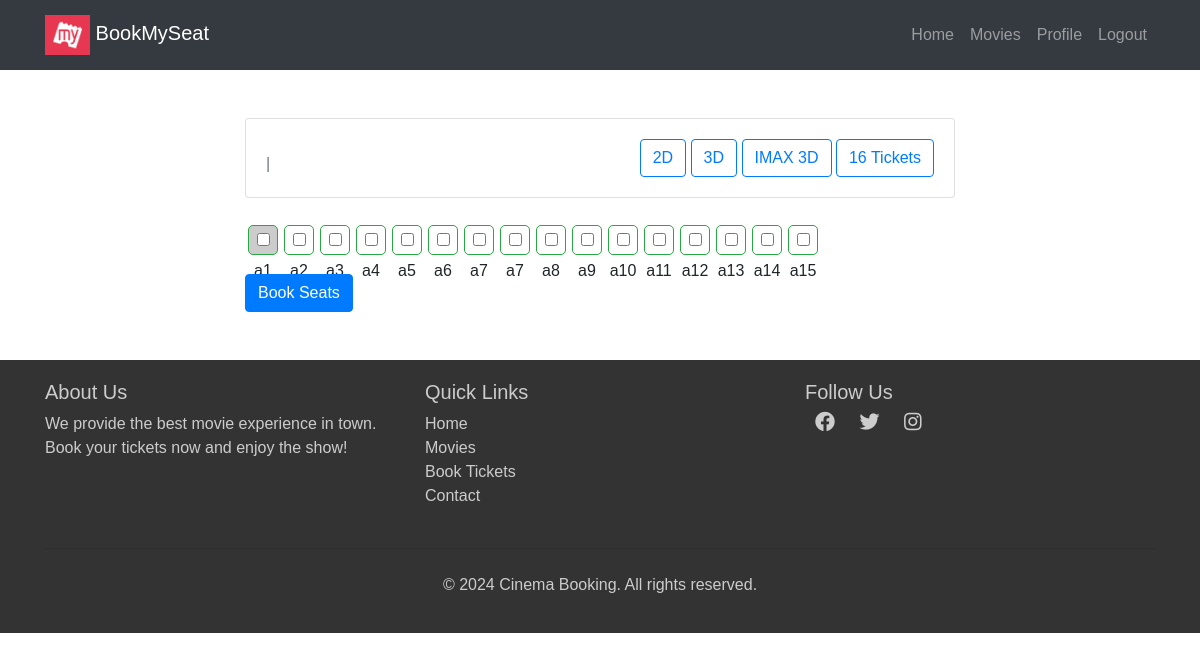
The page /movies/theater/5/seats/book/ (signed in) on the database its author committed.
### movies/models.py (models this page shows, shortened)
class Seat(models.Model):
    theater = models.ForeignKey(Theater,on_delete=models.CASCADE,related_name='seats')
    seat_number = models.CharField(max_length=10)
    is_booked=models.BooleanField(default=False)

### movies/views.py (the view, shortened to what this page needs)
# urls.py: path('theater/<int:theater_id>/seats/book/',views.book_seats,name='book_seats'),
@login_required(login_url='/login/')
def book_seats(request, theater_id):
    theaters = get_object_or_404(Theater, id=theater_id)
    seats = Seat.objects.filter(theater=theaters)
    return render(request, 'movies/seat_selection.html', {
        'theater': theaters, "seats": seats
    })

### templates/movies/seat_selection.html (shortened to what this page needs)
{% extends "users/basic.html" %} {% block content %}
<div class="container mt-5">
  <div class="row">
    <div class="col-lg-8 mx-auto">
      <div class="card mb-4">
        <div class="card-body">
          <div
            class="d-flex justify-content-between align-items-center flex-wrap"
          >
            <div>
              <p class="card-text text-muted">
                {{ theaters.name }} | {{ theaters.time }}
              </p>
            </div>
            <div class="mt-2 mt-sm-0">
              <button class="btn btn-outline-primary me-2 mb-2 mb-sm-0">
                2D
              </button>
              <button class="btn btn-outline-primary me-2 mb-2 mb-sm-0">
                3D
              </button>
              <button class="btn btn-outline-primary mb-2 mb-sm-0">
                IMAX 3D
              </button>
              <button class="btn btn-outline-primary mb-2 mb-sm-0">
                {{seats|length}} Tickets
              </button>
            </div>
          </div>
        </div>
      </div>
      <form method="post" action="{% url 'book_seats' theater_id=theater.id %}">
        <div class="d-flex flex-wrap">
          {% for seat in seats %}
          <div class="seat {% if seat.is_booked %}sold{% endif %}">
            <input
              type="checkbox"
              name="seats"
              value="{{ seat.id }}"
              id="seat_{{ seat.id }}"
              {%
              if
              seat.is_booked
              %}disabled{%
              endif
              %}
            />
            <label for="seat_{{ seat.id }}">{{ seat.seat_number }}</label>
          </div>
          {% endfor %}
        </div>
        <button type="submit" class="btn btn-primary mt-3">Book Seats</button>
      </form>
    </div>
  </div>
</div>
{% endblock %}

### templates/users/basic.html (style rules this page uses)
body { font-family: Arial, sans-serif; }

### templates/movies/seat_selection.html (style rules this page uses)
body { font-family: Arial, sans-serif; }
.seat { width: 30px; height: 30px; border: 1px solid #28a745; margin: 3px; text-align: center; line-height: 30px; cursor: pointer; border-radius: 5px; transition: background-color 0.3s, color 0.3s; }
.seat.sold { background-color: #ccc; cursor: not-allowed; }

### rows shown on the page
Seat: seat_number "a1"
Seat: seat_number "a2"
Seat: seat_number "a3"
Seat: seat_number "a4"
Seat: seat_number "a5"
Seat: seat_number "a6"
Seat: seat_number "a7"
Seat: seat_number "a7"
Seat: seat_number "a8"
Seat: seat_number "a9"
Seat: seat_number "a10"
Seat: seat_number "a11"
Seat: seat_number "a12"
Seat: seat_number "a13"
Seat: seat_number "a14"
Seat: seat_number "a15"

### other values the page prints
{{ seats|length }} "16"
